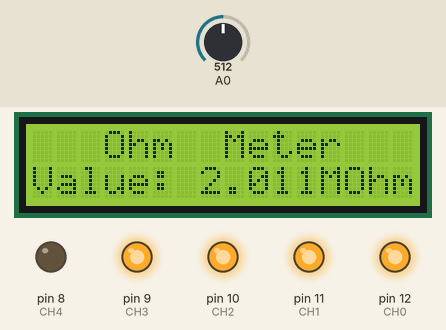
Simulated run of this sketch. Board: Arduino Uno, built with avr-gcc and run on an emulated ATmega328P. On the bench: 16×2 character LCD, output pins drawn as LEDs (lit = HIGH). The inputs (shaded band) are chosen by the test bench; at power-on: A0 = 512.

Above: at 3.2 s.
3.3 s: A0 set to 97
At 4.7 s:
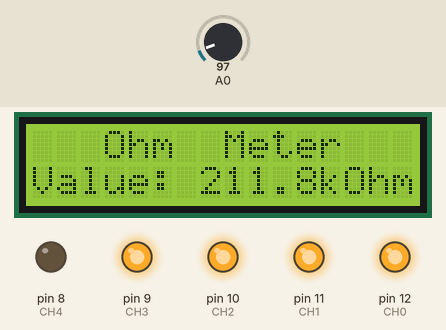
5.0 s: A0 set to 85
At 5.6 s:
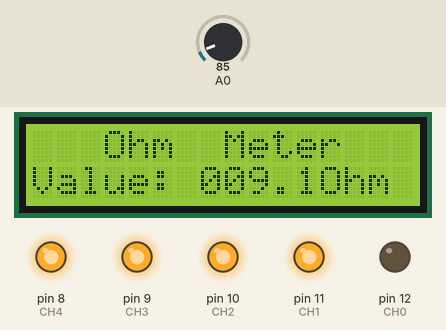
6.8 s: A0 set to 539
At 7.3 s:
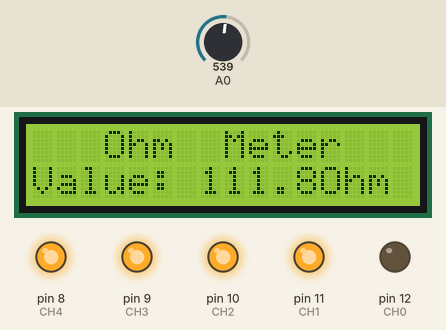
8.3 s: A0 set to 564
At 9.1 s:
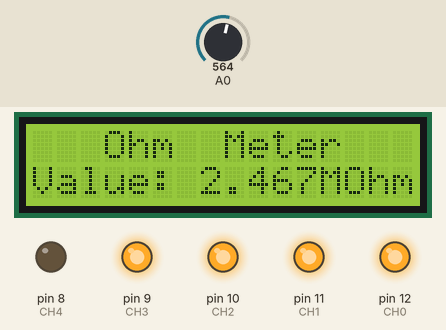
10.0 s: A0 set to 884
At 10.9 s:
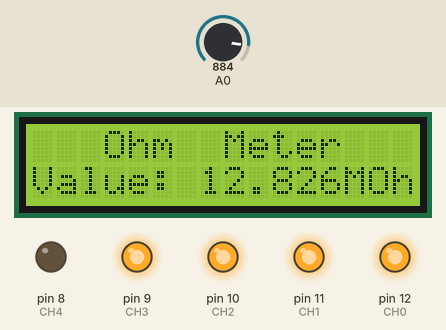
11.5 s: A0 set to 912
At 12.6 s:
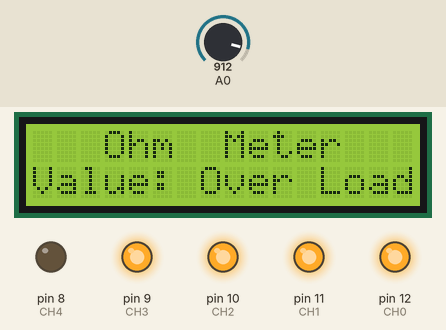
Timing chart, 0 to 14.0 s (numbered marks = the images above; inputs shaded):
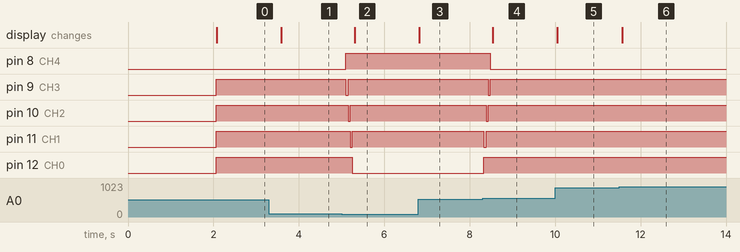

Measured:
- the behaviour switches between 90 and 89 on A0 (found by bisection; images 1 and 2)
- the behaviour switches between 548 and 549 on A0 (found by bisection; images 3 and 4)
- the behaviour switches between 898 and 899 on A0 (found by bisection; images 5 and 6)
- after the input at 3.3 s, the display: changes after 0.29 s (image 1)
- after the input at 5.0 s, pin 8 (CH4): LOW → HIGH after 0.10 s; pin 9 (CH3): HIGH → LOW after 0.10 s, → HIGH 0.05 s later; pin 10 (CH2): HIGH → LOW after 0.15 s, → HIGH 0.05 s later; pin 11 (CH1): HIGH → LOW after 0.20 s, → HIGH 0.05 s later; pin 12 (CH0): HIGH → LOW after 0.25 s; the display: changes after 0.31 s (image 2)
- after the input at 6.8 s, the display: changes at once (image 3)
- after the input at 8.3 s, pin 8 (CH4): HIGH → LOW after 0.18 s; pin 9 (CH3): HIGH → LOW after 0.13 s, → HIGH 0.05 s later; pin 10 (CH2): HIGH → LOW after 0.08 s, → HIGH 0.05 s later; pin 11 (CH1): HIGH → LOW at once, → HIGH 0.05 s later; pin 12 (CH0): LOW → HIGH at once; the display: changes after 0.24 s (image 4)
- after the input at 10.0 s, the display: changes after 0.05 s (image 5)
- after the input at 11.5 s, the display: changes after 0.07 s (image 6)

The sketch:

Ohm_Meter_LCD.ino
```cpp
#include <LiquidCrystal.h>   // include Arduino LCD library
LiquidCrystal lcd(2, 3, 4, 5, 6, 7);

#define CH0  12
#define CH1  11
#define CH2  10
#define CH3  9
#define CH4  8

// variables
byte ch_number;
uint32_t res;
const uint32_t res_table[5] = {100, 1000, 10000, 100000, 2000000};
char _buffer[11];

void setup() {
pinMode(CH0, OUTPUT);
pinMode(CH1, OUTPUT);
pinMode(CH2, OUTPUT);
pinMode(CH3, OUTPUT);
pinMode(CH4, OUTPUT);

lcd.begin(16, 2);     // set up the LCD's number of columns and rows
lcd.setCursor(0, 0);  // move cursor to column 0, row 0 [position (0, 0)]
lcd.print("   Welcome To  ");
lcd.setCursor(0, 1);  // move cursor to column 0, row 1 [position (0, 1)]
lcd.print("   Ohm  Meter   ");
delay(2000);
lcd.clear();

ch_number = 4;
ch_select(ch_number);
}

// main loop
void loop() {

uint16_t volt_image = analogRead(A0) + 1;

if(volt_image >= 550 && ch_number < 4) {
ch_number++;
ch_select(ch_number);
delay(50);
return;
}

if(volt_image <= 90 && ch_number > 0) {
ch_number--;
ch_select(ch_number);
delay(50);
return;
}

if(volt_image < 900) {
float value = (float)volt_image*res/(1023 - volt_image);

     if(value < 1000.0)   sprintf(_buffer, "%03u.%1uOhm ", (uint16_t)value, (uint16_t)(value*10)%10);
else if(value < 10000.0)  sprintf(_buffer, "%1u.%03ukOhm", (uint16_t)(value/1000), (uint16_t)value%1000);
else if(value < 100000.0) sprintf(_buffer, "%02u.%02ukOhm", (uint16_t)(value/1000), (uint16_t)(value/10)%100);
else if(value < 1000000.0)sprintf(_buffer, "%03u.%1ukOhm", (uint16_t)(value/1000), (uint16_t)(value/100)%10);
else                      sprintf(_buffer, "%1u.%03uMOhm", (uint16_t)(value/1000000), (uint16_t)(value/1000)%1000);
}else sprintf(_buffer, "Over Load ");

lcd.setCursor(0, 0);  // move cursor to column 0, row 0 [position (0, 1)]
lcd.print("   Ohm  Meter   ");

lcd.setCursor(0, 1);  // move cursor to position (0, 1)
lcd.print("Value: ");
lcd.print(_buffer);
lcd.print("   ");

delay(500);   // wait some time
}

void ch_select(byte n) {
  switch(n) {
    case 0:
      digitalWrite(CH0, LOW);
      digitalWrite(CH1, HIGH);
      digitalWrite(CH2, HIGH);
      digitalWrite(CH3, HIGH);
      digitalWrite(CH4, HIGH);
      break;
    case 1:
      digitalWrite(CH0, HIGH);
      digitalWrite(CH1, LOW);
      digitalWrite(CH2, HIGH);
      digitalWrite(CH3, HIGH);
      digitalWrite(CH4, HIGH);
      break;
    case 2:
      digitalWrite(CH0, HIGH);
      digitalWrite(CH1, HIGH);
      digitalWrite(CH2, LOW);
      digitalWrite(CH3, HIGH);
      digitalWrite(CH4, HIGH);
      break;
    case 3:
      digitalWrite(CH0, HIGH);
      digitalWrite(CH1, HIGH);
      digitalWrite(CH2, HIGH);
      digitalWrite(CH3, LOW);
      digitalWrite(CH4, HIGH);
      break;
    case 4:
      digitalWrite(CH0, HIGH);
      digitalWrite(CH1, HIGH);
      digitalWrite(CH2, HIGH);
      digitalWrite(CH3, HIGH);
      digitalWrite(CH4, LOW);
  }
  res = res_table[n];
}

// end of code.
```
